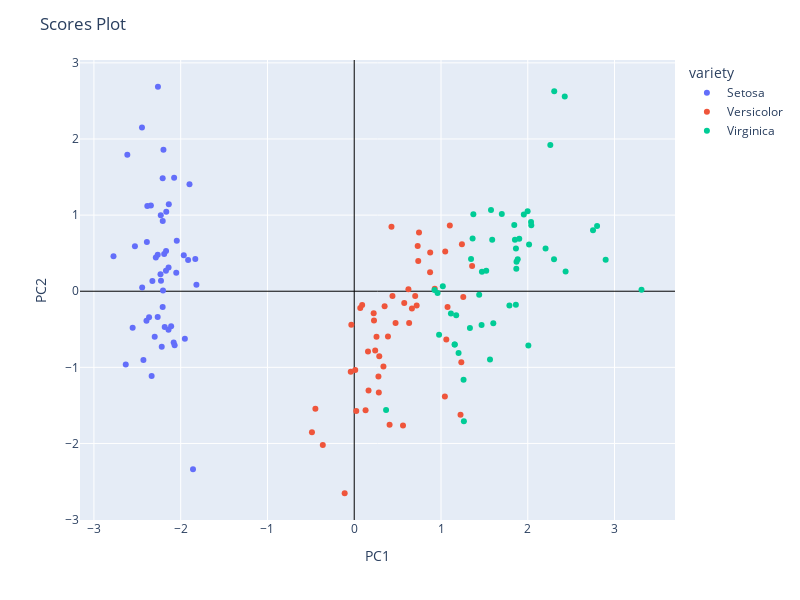

This figure's notebook cell:
### Code cell
#Scores plot
import plotly.express as px
fig = px.scatter(scores, x="PC1", y="PC2", color="variety", hover_data=['variety'])
fig.update_xaxes(zeroline=True, zerolinewidth=1, zerolinecolor='Black')
fig.update_yaxes(zeroline=True, zerolinewidth=1, zerolinecolor='Black')
fig.update_layout(
    height=600,
    width=800,
    title_text='Scores Plot')
fig.show()

### Figure 1 — Plotly figure (JSON) as saved in the notebook; plotly's stock layout.template omitted (floating-point values rounded to 4 significant figures)
{"data": [{"customdata": [["Setosa"], ["Setosa"], ["Setosa"], ["Setosa"], ["Setosa"], ["Setosa"], ["Setosa"], ["Setosa"], ["Setosa"], ["Setosa"], ["Setosa"], ["Setosa"], ["Setosa"], ["Setosa"], ["Setosa"], ["Setosa"], ["Setosa"], ["Setosa"], ["Setosa"], ["Setosa"], ["Setosa"], ["Setosa"], ["Setosa"], ["Setosa"], ["Setosa"], ["Setosa"], ["Setosa"], ["Setosa"], ["Setosa"], ["Setosa"], ["Setosa"], ["Setosa"], ["Setosa"], ["Setosa"], ["Setosa"], ["Setosa"], ["Setosa"], ["Setosa"], ["Setosa"], ["Setosa"], ["Setosa"], ["Setosa"], ["Setosa"], ["Setosa"], ["Setosa"], ["Setosa"], ["Setosa"], ["Setosa"], ["Setosa"], ["Setosa"]], "hovertemplate": "variety=%{customdata[0]}<br>PC1=%{x}<br>PC2=%{y}<extra></extra>", "legendgroup": "Setosa", "marker": {"color": "#636efa", "symbol": "circle"}, "mode": "markers", "name": "Setosa", "orientation": "v", "showlegend": true, "type": "scatter", "x": [-2.265, -2.081, -2.364, -2.299, -2.39, -2.076, -2.444, -2.233, -2.335, -2.184, -2.166, -2.326, -2.218, -2.633, -2.199, -2.262, -2.208, -2.19, -1.899, -2.343, -1.914, -2.207, -2.774, -1.819, -2.227, -1.952, -2.051, -2.169, -2.14, -2.265, -2.14, -1.832, -2.615, -2.446, -2.11, -2.208, -2.045, -2.527, -2.43, -2.17, -2.286, -1.858, -2.554, -1.964, -2.137, -2.07, -2.385, -2.394, -2.229, -2.204], "xaxis": "x", "y": [0.48, -0.6741, -0.3419, -0.5974, 0.6468, 1.489, 0.04764, 0.2231, -1.115, -0.469, 1.044, 0.1331, -0.7287, -0.9615, 1.86, 2.686, 1.484, 0.4888, 1.405, 1.128, 0.4089, 0.9241, 0.4583, 0.08556, 0.1373, -0.6256, 0.2422, 0.5271, 0.3132, -0.3377, -0.5045, 0.4237, 1.794, 2.151, -0.4602, -0.2061, 0.6616, 0.5923, -0.9042, 0.2689, 0.4417, -2.337, -0.4791, 0.4723, 1.142, -0.7111, 1.12, -0.3862, 0.998, 0.009216], "yaxis": "y"}, {"customdata": [["Versicolor"], ["Versicolor"], ["Versicolor"], ["Versicolor"], ["Versicolor"], ["Versicolor"], ["Versicolor"], ["Versicolor"], ["Versicolor"], ["Versicolor"], ["Versicolor"], ["Versicolor"], ["Versicolor"], ["Versicolor"], ["Versicolor"], ["Versicolor"], ["Versicolor"], ["Versicolor"], ["Versicolor"], ["Versicolor"], ["Versicolor"], ["Versicolor"], ["Versicolor"], ["Versicolor"], ["Versicolor"], ["Versicolor"], ["Versicolor"], ["Versicolor"], ["Versicolor"], ["Versicolor"], ["Versicolor"], ["Versicolor"], ["Versicolor"], ["Versicolor"], ["Versicolor"], ["Versicolor"], ["Versicolor"], ["Versicolor"], ["Versicolor"], ["Versicolor"], ["Versicolor"], ["Versicolor"], ["Versicolor"], ["Versicolor"], ["Versicolor"], ["Versicolor"], ["Versicolor"], ["Versicolor"], ["Versicolor"], ["Versicolor"]], "hovertemplate": "variety=%{customdata[0]}<br>PC1=%{x}<br>PC2=%{y}<extra></extra>", "legendgroup": "Versicolor", "marker": {"color": "#EF553B", "symbol": "circle"}, "mode": "markers", "name": "Versicolor", "orientation": "v", "showlegend": true, "type": "scatter", "x": [1.102, 0.7313, 1.241, 0.4075, 1.075, 0.3887, 0.7465, -0.4873, 0.9279, 0.01143, -0.1102, 0.4407, 0.5621, 0.7196, -0.03335, 0.8754, 0.3503, 0.1588, 1.225, 0.1649, 0.7377, 0.4763, 1.234, 0.6329, 0.7027, 0.8743, 1.257, 1.358, 0.6648, -0.04026, 0.1308, 0.02345, 0.2415, 1.061, 0.224, 0.4291, 1.049, 1.045, 0.06959, 0.2835, 0.2791, 0.6246, 0.3365, -0.3622, 0.2886, 0.09136, 0.2277, 0.5764, -0.4477, 0.2567], "xaxis": "x", "y": [0.863, 0.5946, 0.6163, -1.754, -0.2084, -0.5933, 0.773, -1.852, 0.03223, -1.034, -2.654, -0.0633, -1.765, -0.1862, -0.439, 0.5091, -0.1963, -0.7921, -1.622, -1.303, 0.3966, -0.4173, -0.9333, -0.4164, -0.06341, 0.2508, -0.07726, 0.3313, -0.2259, -1.059, -1.562, -1.572, -0.7773, -0.6338, -0.2878, 0.8456, 0.5221, -1.383, -0.2195, -1.329, -1.12, 0.02492, -0.9884, -2.019, -0.8557, -0.1812, -0.3849, -0.1549, -1.544, -0.5989], "yaxis": "y"}, {"customdata": [["Virginica"], ["Virginica"], ["Virginica"], ["Virginica"], ["Virginica"], ["Virginica"], ["Virginica"], ["Virginica"], ["Virginica"], ["Virginica"], ["Virginica"], ["Virginica"], ["Virginica"], ["Virginica"], ["Virginica"], ["Virginica"], ["Virginica"], ["Virginica"], ["Virginica"], ["Virginica"], ["Virginica"], ["Virginica"], ["Virginica"], ["Virginica"], ["Virginica"], ["Virginica"], ["Virginica"], ["Virginica"], ["Virginica"], ["Virginica"], ["Virginica"], ["Virginica"], ["Virginica"], ["Virginica"], ["Virginica"], ["Virginica"], ["Virginica"], ["Virginica"], ["Virginica"], ["Virginica"], ["Virginica"], ["Virginica"], ["Virginica"], ["Virginica"], ["Virginica"], ["Virginica"], ["Virginica"], ["Virginica"], ["Virginica"], ["Virginica"]], "hovertemplate": "variety=%{customdata[0]}<br>PC1=%{x}<br>PC2=%{y}<extra></extra>", "legendgroup": "Virginica", "marker": {"color": "#00cc96", "symbol": "circle"}, "mode": "markers", "name": "Virginica", "orientation": "v", "showlegend": true, "type": "scatter", "x": [1.845, 1.158, 2.205, 1.44, 1.868, 2.752, 0.367, 2.302, 2.007, 2.26, 1.364, 1.603, 1.884, 1.26, 1.468, 1.59, 1.471, 2.426, 3.311, 1.264, 2.038, 0.978, 2.898, 1.333, 1.701, 1.954, 1.175, 1.021, 1.788, 1.864, 2.436, 2.305, 1.863, 1.114, 1.202, 2.799, 1.576, 1.346, 0.9248, 1.852, 2.015, 1.902, 1.158, 2.041, 1.998, 1.871, 1.565, 1.521, 1.373, 0.9607], "xaxis": "x", "y": [0.8704, -0.6989, 0.562, -0.04699, 0.295, 0.8004, -1.562, 0.4201, -0.7114, 1.921, 0.6928, -0.4217, 0.4192, -1.162, -0.4423, 0.6762, 0.2556, 2.557, 0.01778, -1.707, 0.9105, -0.5718, 0.4136, -0.4818, 1.014, 1.008, -0.3164, 0.06435, -0.1874, 0.5623, 0.2593, 2.626, -0.1785, -0.2929, -0.8113, 0.8568, 1.069, 0.4224, 0.01722, 0.6761, 0.6139, 0.6896, -0.6989, 0.8675, 1.049, 0.387, -0.8967, 0.2691, 1.011, -0.02433], "yaxis": "y"}], "layout": {"height": 600, "legend": {"title": {"text": "variety"}, "tracegroupgap": 0}, "margin": {"t": 60}, "title": {"text": "Scores Plot"}, "width": 800, "xaxis": {"anchor": "y", "domain": [0, 1], "title": {"text": "PC1"}, "zeroline": true, "zerolinecolor": "Black", "zerolinewidth": 1}, "yaxis": {"anchor": "x", "domain": [0, 1], "title": {"text": "PC2"}, "zeroline": true, "zerolinecolor": "Black", "zerolinewidth": 1}}}
